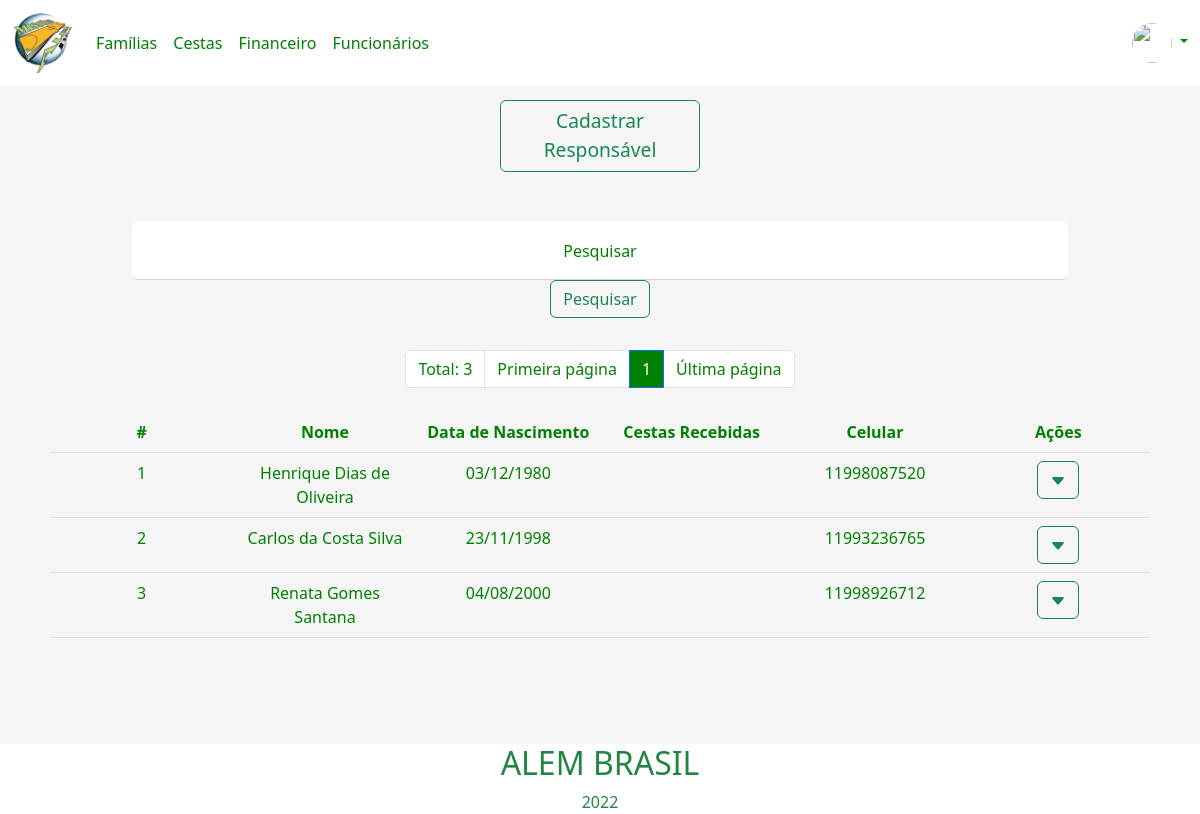
Page /pages/responsavelFamilia/responsavelFamilia.php (signed in) on the committed database.
### tables this page shows
create table responsavel_familia(
id_responsavel int(4) primary key not null auto_increment,
cpf_responsavel int (11) not null,
cep_responsavel char (8),
contato_responsavel int (4),
nome_responsavel varchar(90) not null,
data_nascimento_responsavel date,
complemento_responsavel varchar(40),
num_responsavel int(5),
data_atendimento_responsavel date,
sexo_responsavel char(1),
foreign key(contato_responsavel) references contato(id_contato)
);

create table contato(
    id_contato int(4) primary key not null auto_increment,
    telefone char(10),
    celular char(11),
    email varchar(90)
);

### pages/responsavelFamilia/responsavelFamilia.php (the view, shortened to what this page needs)
<?php
$logado = $_SESSION['idUsuario'];
$banco = new conexao();
$con = $banco->getConexao();
$sql = "select imagem_usuario from usuario where id_usuario = '$logado'";
$result = $con->query($sql);
if ($result->rowCount() > 0) {
    while ($row = $result->fetch()) {
        $imagemUsuario = $row['imagem_usuario'];
    }
}
$quantidade = 10;
$pagina = (isset($_GET['pagina'])) ? (int)$_GET['pagina'] : 1;
$inicio = ($quantidade * $pagina) - $quantidade;
?>
<!DOCTYPE html>
<html lang="pt-br">
<head>
    <link href="https://cdn.jsdelivr.net/npm/bootstrap@5.2.0-beta1/dist/css/bootstrap.min.css" rel="stylesheet"
>
</head>
<header>
    <nav class="navbar navbar-expand-lg headerNavBar">
        <div class="container-fluid">
            <a class="navbar-brand" href="../home.php"><img src='../../imgs/logo2.png' width="60"></a>
            <div class="collapse navbar-collapse navBarLinks" id="navbarSupportedContent">
                <ul class="navbar-nav me-auto mb-2 mb-lg-0">
                    <li class="nav-item">
                        <a class="nav-link " href="../responsavelFamilia/responsavelFamilia.php">Famílias</a>
                    </li>
                    <li class="nav-item">
                        <a class="nav-link" href="../cestas/cestas.php">Cestas</a>
                    </li>
                    <li class="nav-item">
                        <a class="nav-link" href="../financeiro/financeiro.php">Financeiro</a>
                    </li>
                    <li class="nav-item">
                        <a class="nav-link" href="../funcionarios/funcionarios.php">Funcionários</a>
                    </li>
                </ul>
                <li class="nav-item dropdown dropDownMenu">
                    <a class="nav-link dropdown-toggle" href="#" id="navbarDropdown" role="button"
                        data-bs-toggle="dropdown" aria-expanded="false">
                        <?php echo '<img src="data:../imgs/conta;base64,' . base64_encode($imagemUsuario) . '" style="border-radius:50px;width: 40px; height: 40px;">' ?>
                    </a>
                </li>
            </div>
        </div>
    </nav>
</header>
<body>
    <div class="container-fluid">
        <div class="row">
            <div class="col m-auto">
                <div id="modalCadastro">
                    <button type="button" class="btn btn-outline-success buttonCadastro" data-bs-toggle="modal"
                        data-bs-target="#exampleModal">Cadastrar
                        <br> Responsável</button>
                </div>
            </div>
        </div>
    </div>
    <form action="pesquisarResponsavel.php" method="get">
        <div class="container justify-content-center barraPesquisa">
            <div class="form-floating">
                <input class="form-control inputGeral" type="search" name="pesquisarResponsavel"
                    placeholder="Pesquisar">
                <label class="labelCadastro">Pesquisar</label>
            </div>
            <button type="submit" class="btn btn-outline-success">Pesquisar</button>
        </div>
    </form>
    <ul class="pagination justify-content-center navPaginacao">
        <?php
        $con = mysqli_connect("localhost", "root", "", "ong");
        $sqlTotal = "SELECT id_responsavel FROM responsavel_familia";
        $qrTotal = mysqli_query($con, $sqlTotal) or die(mysqli_error($con));
        $numTotal = mysqli_num_rows($qrTotal);
        $totalPagina = ceil($numTotal / $quantidade);
        ?>
        <li class="page-item"><span class="page-link"><?php echo "Total: " . $numTotal ?></span></li>
        <li class="page-item"><a class="page-link" href="?menuop=responsavel_familia&pagina=1">Primeira página</a></li>
        <?php
        for ($i = 1; $i <= $totalPagina; $i++) {
            if ($i >= ($pagina - 5) && $i <= ($pagina + 5)) {
                if ($i == $pagina) {
            ?>
        <li class="page-item"><span class="page-link active"><?php echo $i ?></span></li>
        <?php
                } else {
                ?>
        <li class="page-item"><a class="page-link" href="?menuop=responsavel_familia&pagina= <?php echo $i ?>">
                <?php echo $i ?> </a></li>
        <?php
                }
            }
        }
            ?>
        <?php
        if ($totalPagina > 0) {
        ?>
        <li class="page-item"><a class="page-link"
                href="?menuop=responsavel_familia&pagina=<?php echo $totalPagina ?>">Última página</a></li>
        <?php
        } else if ($totalPagina = 0) {
        ?>
        <li class="page-item"><a class="page-link" href="">Última
                página</a></li>
        <?php
        }
        ?>
    </ul>
    <div class="container">
        <div class="overflow-auto">
            <div class="column">
                <div class="m-2">
                    <table class="table responsavelTable">
                        <thead>
                            <th scope="col">#</th>
                            <th scope="col">Nome</th>
                            <th scope="col">Data de Nascimento</th>
                            <th scope="col">Cestas Recebidas</th>
                            <th scope="col">Celular</th>
                            <th scope="col">Ações</th>
                        </thead>
                        <tbody>
                            <?php
                            $sql = "SELECT responsavel_familia.id_responsavel, responsavel_familia.nome_responsavel,
                                DATE_FORMAT(responsavel_familia.data_nascimento_responsavel, '%d/%m/%Y') AS dataNascimento,
                                responsavel_familia.cpf_responsavel,SUM(saidaEstoque.quantidade_saidaEstoque) AS quantidadeCesta,
                                contato.celular FROM responsavel_familia
                                LEFT JOIN contato ON responsavel_familia.id_responsavel = contato.Id_contato
                                LEFT JOIN saidaEstoque ON saidaEstoque.responsavel_saidaEstoque =  responsavel_familia.id_responsavel GROUP BY id_responsavel
                                LIMIT $inicio, $quantidade";
                            $banco = new conexao();
                            $con = $banco->getConexao();
                            $resultados_responsavel = $con->query($sql);
                            while ($row = $resultados_responsavel->fetch()) {
                            ?>
                            <tr class="resultadosDaTabela">
                                <td>
                                    <span
                                        id="id<?php echo $row['id_responsavel']; ?>"><?php echo $row['id_responsavel']; ?>
                                    </span>
                                </td>
                                <td>
                                    <span
                                        id="nome<?php echo $row['id_responsavel']; ?>"><?php echo $row['nome_responsavel']; ?>
                                    </span>
                                </td>
                                <td>
                                    <span
                                        id="data_nascimento<?php echo $row['id_responsavel']; ?>"><?php echo $row['dataNascimento']; ?>
                                    </span>
                                </td>
                                <td>
                                </td>
                                <td>
                                    <span
                                        id="celular<?php echo $row['id_responsavel']; ?>"><?php echo $row['celular']; ?>
                                    </span>
                                </td>
                                <td>
                                    <div class="dropdown">
                                        <button class="btn btn-outline-success" type="button" id="dropdownMenuButton1"
                                            data-bs-toggle="dropdown" aria-expanded="false">
                                            <svg xmlns="http://www.w3.org/2000/svg" width="16" height="16"
                                                fill="currentColor" class="bi bi-caret-down-fill" viewBox="0 0 16 16">
                                                <path
                                                    d="M7.247 11.14 2.451 5.658C1.885 5.013 2.345 4 3.204 4h9.592a1 1 0 0 1 .753 1.659l-4.796 5.48a1 1 0 0 1-1.506 0z" />
                                            </svg>
                                        </button>
                                    </div>
                                </td>
                            </tr>
                            <?php
                            }
                            ?>
                        </tbody>
                    </table>
                </div>
            </div>
        </div>
    </div>
    <div class="containerFooter">
        <?php include('../footer.php'); ?>
    </div>
</body>
</html>

### pages/footer.php
<div class="footer">
<h2 id='titleFooter'>ALEM BRASIL</h2>
    <p id='textFooter'>2022</p>
</div>

### rows in the picture
responsavel_familia: id_responsavel "1", nome_responsavel "Henrique Dias de Oliveira", dataNascimento "03/12/1980", contato_responsavel.celular "11998087520"
responsavel_familia: id_responsavel "2", nome_responsavel "Carlos da Costa Silva", dataNascimento "23/11/1998", contato_responsavel.celular "11993236765"
responsavel_familia: id_responsavel "3", nome_responsavel "Renata Gomes Santana", dataNascimento "04/08/2000", contato_responsavel.celular "11998926712"

### other values in the picture
$numTotal "3"
